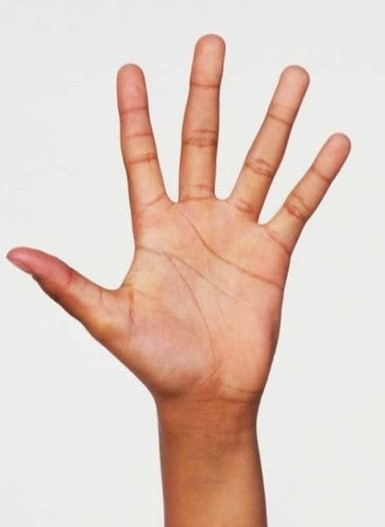
#> input picture CV and IP/ImgData/input/hand.jpg, 385 x 527 px, found by its file name
$ python contprops.py
#> lines starting #> are read from the running program, lines starting #| are printed output that depends on the picture; after the words box and inside, x2 and y2 are one past the last pixel; in counts of white or black regions, pixels touching at a corner belong together
import cv2 as cv
import numpy as np

hand = cv.imread("D:\\ImgData\\input\\hand.jpg")
#> hand is the input picture: shape (527, 385, 3); mean B, G, R 194.9, 205, 225.8
hand_gray = cv.cvtColor(hand, cv.COLOR_BGR2GRAY)
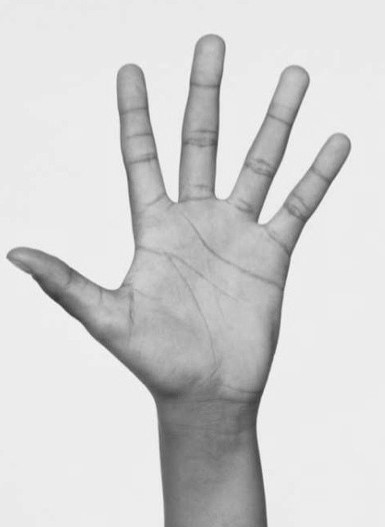
#> hand_gray: shape (527, 385); min 53, max 250, mean 210.1

__, th1 = cv.threshold(hand_gray,225, 255, cv.THRESH_BINARY_INV)
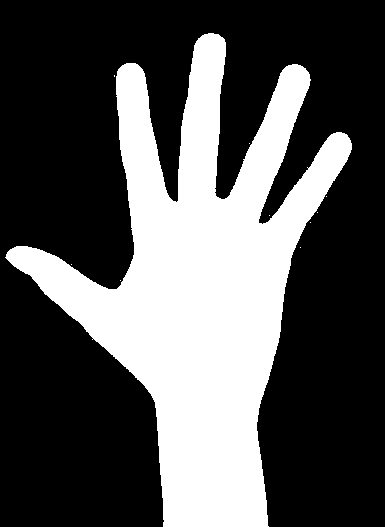
#> th1: shape (527, 385); 33% white; 10 white regions (9 under 20 px), largest, box (x1, y1, x2, y2) and area: (5, 33, 352, 527) 66983

#Sharpning Image for accurate results
kernel = np.ones((6,6), np.uint8)
th1 = cv.erode(th1, kernel)
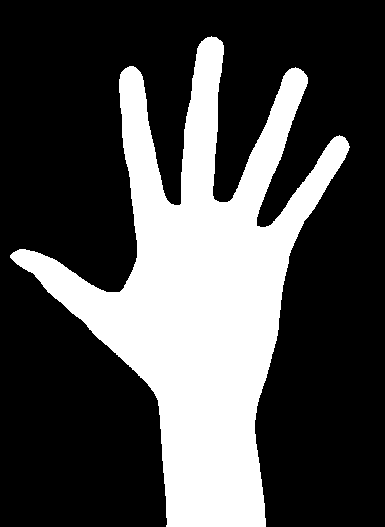
#> th1: shape (527, 385); 29.8% white; 1 white region

cnts, heir = cv.findContours(th1, cv.RETR_EXTERNAL, cv.CHAIN_APPROX_SIMPLE)
#> cnts = 1 contour; box (x1, y1, x2, y2) and area: (10, 36, 350, 527) 59468


for c in cnts:
    epsilon = 0.0001*cv.arcLength(c, True)
    data = cv.approxPolyDP(c, epsilon, True)
    hull1 = cv.convexHull(data)

    hand_cnt = cv.drawContours(hand, [c], -1, (255,0,0), 2)
    hand_cnt = cv.drawContours(hand, [hull1], -1, (0,0,255), 2)
#> this loop made 1 pass
#> epsilon on pass 1: 0.23
#> pass 1, `hand_cnt = cv.drawContours(hand, [c], -1, (255,0,0), 2)`:
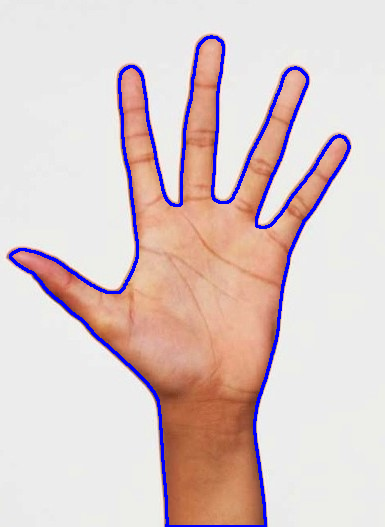
#> hand_cnt: shape (527, 385, 3); mean B, G, R 200.7, 201, 219.8
#> pass 1, `hand_cnt = cv.drawContours(hand, [hull1], -1, (0,0,255), 2)`:
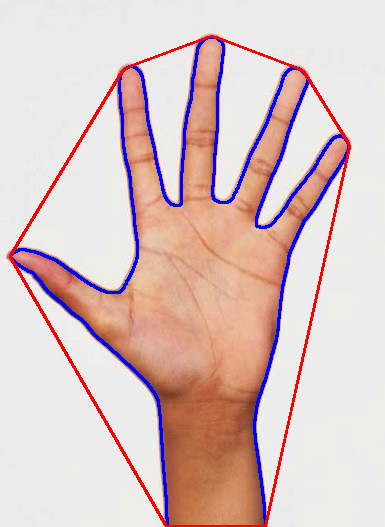
#> hand_cnt: shape (527, 385, 3); 1.93% of pixels changed, all inside (x1, y1, x2, y2) = (9, 35, 351, 527)


hull2 = cv.convexHull(cnts[0], returnPoints = False)
#> hull2 = 18 values, max 843 at index 0, min 0 at index 17, mean 401.7
#convexityDefects returns an array which contain value  [start_point, end_point, farthest_point, approximate_distance to farthest point ]
defect = cv.convexityDefects(cnts[0], hull2)
#> defect = 14 rows, first 6: [843, 0, 844, 201], [0, 2, 1, 186], [2, 107, 46, 37814], [107, 111, 108, 114], [112, 240, 175, 29201], [241, 340, 311, 14552]

#Showing convexity defects in image
for i in range(defect.shape[0]):
   s, e, f, d = defect[i, 0]
   start = tuple(c[s][0])
   end = tuple(c[e][0])
   far = tuple(c[f][0])
   cv.line(hand_cnt,start,end,[255,0,0],2)
   cv.circle(hand_cnt, far, 5, (0,255,0), -1)
#> this loop made 14 passes
#> (s, e, f, d, start, end, far) on passes 1 to 12: (843, 0, 844, 201, (216, 37), (211, 36), (212, 37)), (0, 2, 1, 186, (211, 36), (207, 37), (210, 37)), (2, 107, 46, 37814, (207, 37), (129, 66), (179, 205)), (107, 111, 108, 114, (129, 66), (125, 68), (128, 67)), (112, 240, 175, 29201, (121, 72), (10, 255), (124, 287)), (241, 340, 311, 14552, (10, 257), (166, 526), (154, 392)), (341, 518, 432, 9208, (265, 526), (349, 147), (288, 256)), (519, 521, 520, 162, (349, 146), (348, 143), (348, 145)), (521, 523, 522, 114, (348, 143), (347, 141), (347, 142)), (523, 700, 601, 31136, (347, 141), (306, 75), (256, 225)), (700, 702, 701, 154, (306, 75), (303, 71), (303, 72)), (702, 704, 703, 142, (303, 71), (300, 69), (302, 71))
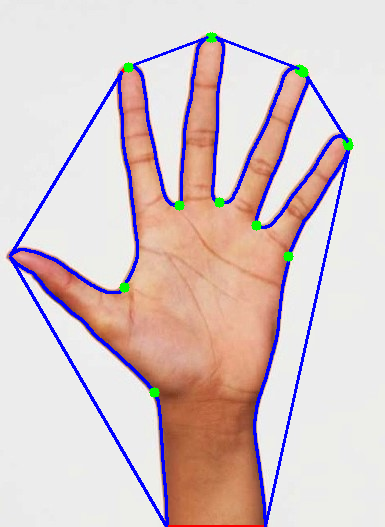
#> hand_cnt: shape (527, 385, 3); 2.21% of pixels changed, all inside (x1, y1, x2, y2) = (9, 32, 354, 527)


#Finding extreme points - topmost, bottommost, leftmost, rightmost


c_max = max(cnts, key=cv.contourArea)
#> c_max = contour of 845 points, box (x1, y1, x2, y2) (10, 36, 350, 527), area 59468

extL = tuple(c_max[c_max[:,:,0].argmin()][0]) #Extreme Left
#> extL = (10, 255)
extR = tuple(c_max[c_max[:,:,0].argmax()][0]) #Extreme Right
#> extR = (349, 147)
extT = tuple(c_max[c_max[:,:,1].argmin()][0]) #Extreme Top
#> extT = (211, 36)
extB = tuple(c_max[c_max[:,:,1].argmax()][0]) #Extreme Bottom
#> extB = (166, 526)


#Showing extreme points in image
cv.circle(hand_cnt, extL, 5, (255,255,0), -1)
#> hand_cnt: shape (527, 385, 3); 0.04% of pixels changed, all inside (x1, y1, x2, y2) = (5, 250, 16, 261)
cv.circle(hand_cnt, extR, 5, (0,255,255), -1)
#> hand_cnt: shape (527, 385, 3); mean B, G, R 200.1, 197.9, 215.6
cv.circle(hand_cnt, extT, 5, (255,0,255), -1)
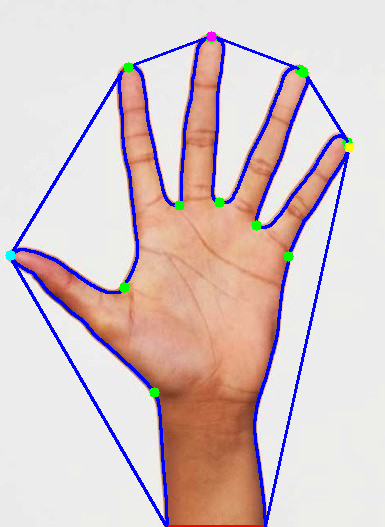
#> hand_cnt: shape (527, 385, 3); mean B, G, R 200.2, 197.8, 215.7
cv.circle(hand_cnt, extB, 5, (255,255,100), -1)
#> hand_cnt: shape (527, 385, 3); 0.02% of pixels changed, all inside (x1, y1, x2, y2) = (161, 521, 172, 527)


cv.imshow("Hand", hand_cnt)
cv.waitKey()
cv.destroyAllWindows()
